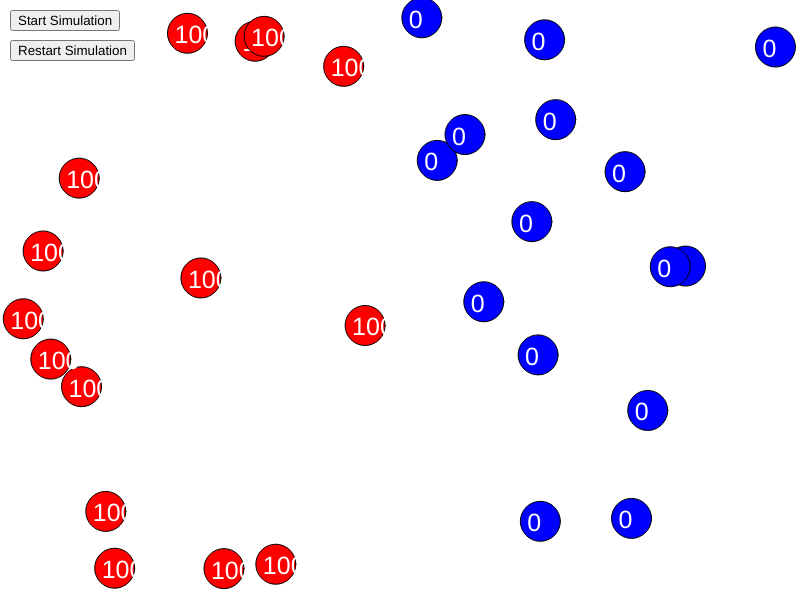
Frame 1 (no input)
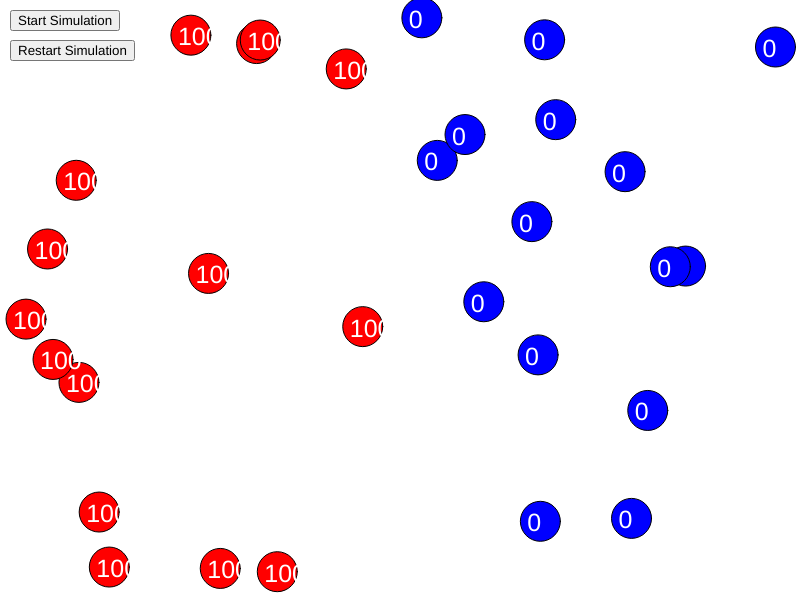
Frame 60 (no input)
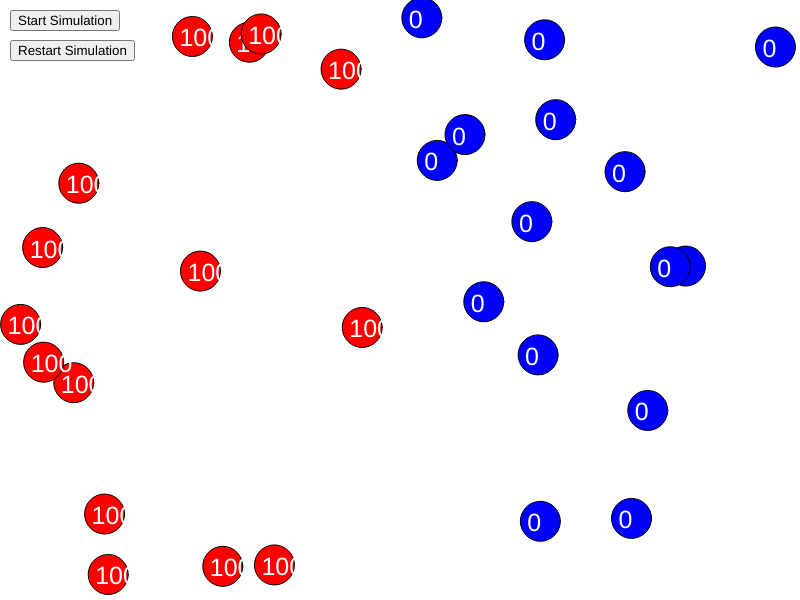
Frame 120 (the mouse pressed at the canvas centre since frame 60)

The p5.js sketch that drew these frames (run headless with seeded random() and noise() and a simulated clock; from frame 60 on, the mouse is pressed at the canvas centre):

// p5.js sketch
// ── sketch.js
let balls = [];
let canvasWidth = 800;
let canvasHeight = 600;
let numBalls = 30;
let maxShakiness = 5;
let startButton, restartButton, radiusSlider;
let frozen = true;
let r = 20;
function setup() {
  createCanvas(canvasWidth, canvasHeight);
  
  // Create start button
  startButton = createButton('Start Simulation');
  startButton.position(10, 10);
  startButton.mousePressed(startSimulation);

  // Create restart button
  restartButton = createButton('Restart Simulation');
  restartButton.position(10, 40);
  restartButton.mousePressed(restartSimulation);
  
  

  // Create balls with random initial positions, directions, and shakiness
  for (let i = 0; i < numBalls; i++) {
    let ball = new Ball(random(width - 1.1 * r), random(height - 1.1 * r), r);
    ball.speedX = random(-2, 2);
    ball.speedY = random(-2, 2);
    ball.shakiness = (ball.x < width / 2) ? maxShakiness : 0;
    balls.push(ball);
  }
}

function draw() {
  background(360);

  if (!frozen) {
    // Update and display each ball
    for (let i = 0; i < balls.length; i++) {
      balls[i].update();
      balls[i].checkEdges();

      // Check for collisions with other balls
      for (let j = i + 1; j < balls.length; j++) {
        if (balls[i].intersects(balls[j])) {
          balls[i].collide(balls[j]);
        }
      }
    }
  }
  //display the ballz
    for (let i = 0; i < balls.length; i++) {
      balls[i].display();
    }
}

function startSimulation() {
  frozen = false;
}

function restartSimulation() {
  frozen = true;
  // Reset balls to their initial positions and shakiness
  for (let i = 0; i < balls.length; i++) {
    balls[i].x = random(width);
    balls[i].y = random(height);
    balls[i].speedX = random(-5, 5);
    balls[i].speedY = random(-5, 5);
    balls[i].shakiness = (balls[i].x < width / 2) ? maxShakiness : 0;
  }
}

class Ball {
  constructor(x, y, radius) {
    this.x = x;
    this.y = y;
    this.radius = radius;
    this.speedX = 0;
    this.speedY = 0;
    this.shakiness = 0;
    this.shakeFactor = 1; // Adjust the intensity of shaking
  }

  update() {
    this.x += this.speedX;
    this.y += this.speedY;
  }

  display() {
    // Ensure shakiness is within valid range
    this.shakiness = constrain(this.shakiness, 0, maxShakiness);
    // Set color based on shakiness
    let colorShakiness = map(this.shakiness, 0, maxShakiness, 0, 255);
    fill(colorShakiness, 0, 255 - colorShakiness);

    // Add random displacement based on shakiness
    let shakeX = random(-this.shakiness * this.shakeFactor, this.shakiness * this.shakeFactor);
    let shakeY = random(-this.shakiness * this.shakeFactor, this.shakiness * this.shakeFactor);
    ellipse(this.x + shakeX, this.y + shakeY, this.radius * 2);
    fill(360);
    textSize(25)
    let temp = round(this.shakiness * 20);
    text(temp, this.x + shakeX - 13, this.y + shakeY + r * 0.5)
  }

  checkEdges() {
    if (this.x + this.radius >= width || this.x - this.radius <= 0) {
      this.speedX *= -1;
      // Move the ball inside the canvas
      this.x = constrain(this.x, this.radius, width - this.radius);
    }
    if (this.y + this.radius >= height || this.y - this.radius <= 0) {
      this.speedY *= -1;
      // Move the ball inside the canvas
      this.y = constrain(this.y, this.radius, height - this.radius);
    }
  }

  intersects(other) {
    let dx = this.x - other.x;
    let dy = this.y - other.y;
    let distance = sqrt(dx * dx + dy * dy);
    return distance < this.radius + other.radius;
  }

  collide(other) {
    // Calculate the vector between the two balls
    let dx = other.x - this.x;
    let dy = other.y - this.y;
    let distance = sqrt(dx * dx + dy * dy);

    // Calculate the minimum translation distance
    let minTransDist = (this.radius + other.radius) - distance;
    let transX = (minTransDist / distance) * dx;
    let transY = (minTransDist / distance) * dy;

    // Move the balls away from each other
    this.x -= transX / 2;
    this.y -= transY / 2;
    other.x += transX / 2;
    other.y += transY / 2;

    // Swap speeds to simulate collision
    let tempSpeedX = this.speedX;
    let tempSpeedY = this.speedY;
    this.speedX = other.speedX;
    this.speedY = other.speedY;
    other.speedX = tempSpeedX;
    other.speedY = tempSpeedY;

    // Update shakiness as the average of both balls
    let avgShakiness = (this.shakiness + other.shakiness) / 2;
    this.shakiness = avgShakiness;
    other.shakiness = avgShakiness;
  }
}
